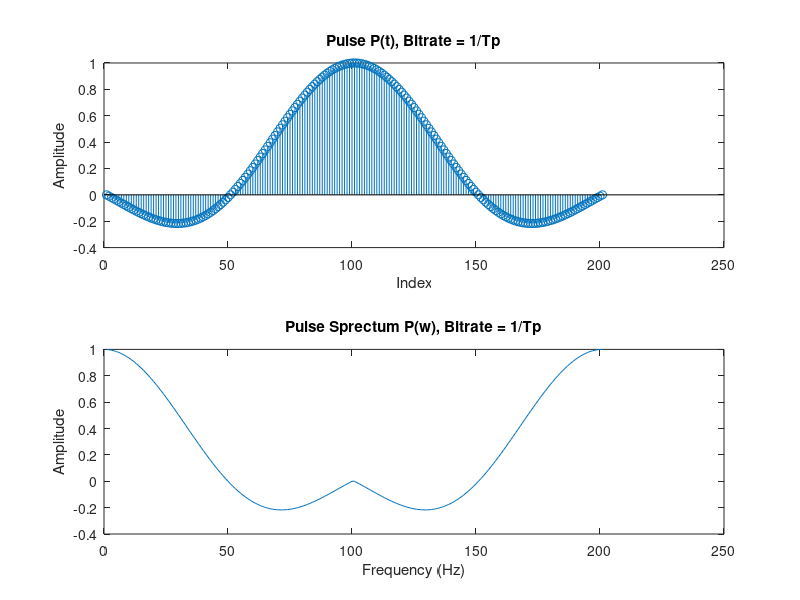
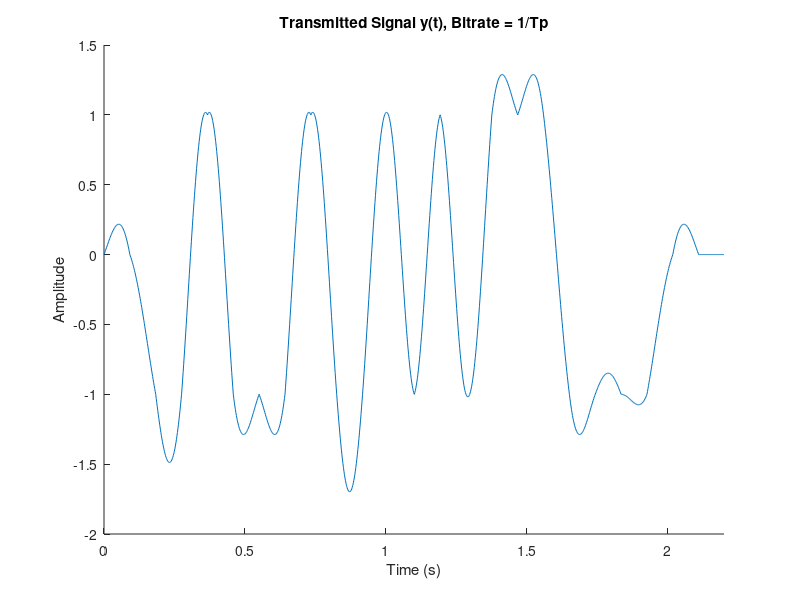
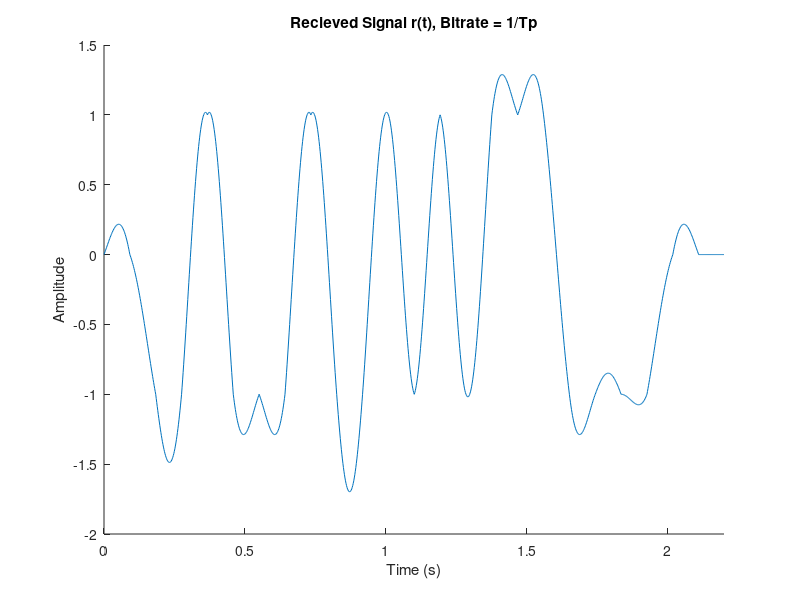
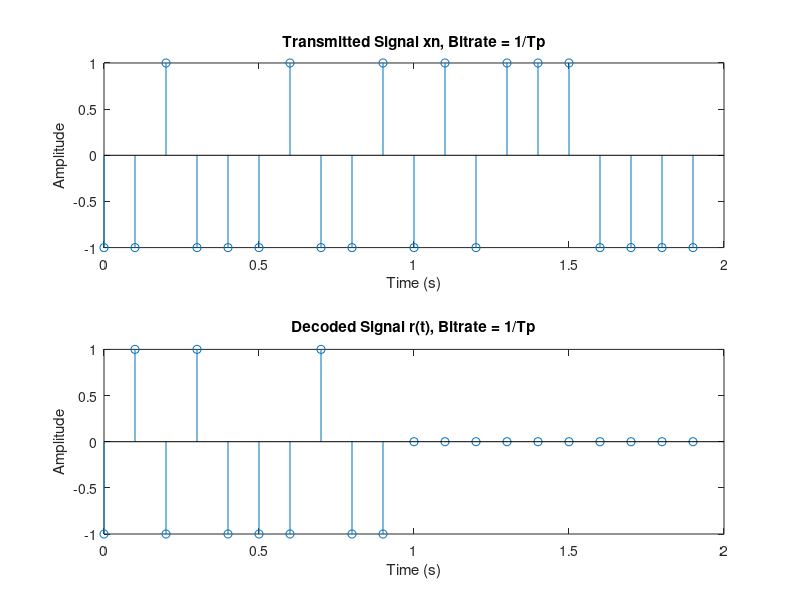

MATLAB code for these plots, in order: (Note: this script raises an error after producing the figures.)
%% Signals and Systems Matlab Homework #6
%% Introduction

%NOTE: THE FOLLOWING CODE IS NOT PART OF THE SUBMISSION BUT ACTS AS A
%HOLDING PLACE FOR PREVIOUSLY OMITTED CODE.
% * Author:                   Mack LaRosa, Will Burgess, Leela Srinivas
% * Class:                    ESE 351
% * Date:                     Created 4/12/2024, Last Edited 4/25/2024
%% Housekeeping
close all
clear
clc
%% Part  1: Create Binary PAM System
%% Generate Input Signal and Add Noise Factor, Bitrate = 1/Tp
Tp = 0.1; % Half pulse width
sample_period = Tp/50; % dt, pulse and recieve sample period
dt = sample_period;
sample_freq = 1/sample_period; % Frequency of pulse and recieve signal 

bit_rate = 1/(1 * Tp); %Fb, frequency of bits sent out
bit_period = 1/bit_rate; % Ts, Time between bits sent out
Ts = bit_period;

%  Generate Message
rect = ones(1,50);

pulse = 2 * conv(rect, rect);
%%
% replace pulse with sinc
t = -2*Ts:dt:2*Ts; % time vector
pulse = sinc(t/Ts);


pulse_fft = fftshift(pulse);

N = 20;

maxTime = N * bit_period;

xn = 2 * ((rand(1, N) > 0.5) - 0.5);
a = 0;
imp_train = zeros(1,N * bit_period * sample_freq);
for k = 1:length(imp_train)
    if mod(k - 1, sample_freq * bit_period) == 0
    a = a + 1;
    imp_train(k) = xn(a);
    else
    imp_train(k) = 0;    
    end
end
sampleTimes = 0:sample_period:(N*bit_period)-sample_period;


% Mack is a Bitchass Hoe: finish generation with signal


y = conv(imp_train,pulse);
% figure, subplot (2,1,1),plot(y)
% subplot(2,1,2),stem(xn)

sigma = 0;
noise = sigma * max(y) * randn(1,length(y));
r = y + (noise * sigma);

%figure,plot(r)
%% Part f:  Create various outputs

% i, p(t), p(w)
figure, hold on
subplot(2,1,1);
stem(pulse)
ylabel('Amplitude')
xlabel('Index')
title('Pulse P(t), Bitrate = 1/Tp')

subplot(2,1,2)
plot(pulse_fft)
ylabel('Amplitude')
xlabel('Frequency (Hz)')
title('Pulse Sprectum P(w), Bitrate = 1/Tp')
hold off

times = linspace(0, maxTime + 2 * Tp, length(y));

% ii, y(t)
figure, hold on
plot(times, y)
xlim([0 maxTime + 2 * Tp]);
ylabel('Amplitude')
xlabel('Time (s)')
title('Transmitted Signal y(t), Bitrate = 1/Tp')
hold off

% iii, r(t)
figure, hold on
plot(times,r)
xlim([0 maxTime + 2 * Tp]);
ylabel('Amplitude')
xlabel('Time (s)')
title('Recieved Signal r(t), Bitrate = 1/Tp')
hold off

% iv, Sent Messave vs. decoded message
times_sent = 0:bit_period:maxTime-bit_period;
figure, hold on
subplot(2,1,1)
stem(times_sent,xn)
ylabel('Amplitude')
xlabel('Time (s)')
title('Transmitted Signal xn, Bitrate = 1/Tp')
subplot(2,1,2)

filtered = conv(r,pulse);
decoded = zeros(1, N);

a = 0;
pulselen = length(pulse);
filterlen = length(filtered);

factor = 1/(bit_rate * Tp); % find factor relating Ts and Tp, use that to modify pulselen
% please name this something other than factor

for i = pulselen + 1:(pulselen * factor + mod(factor, 2))/2:filterlen-pulselen * factor - 1
    a = a + 1;
    if(filtered(i) > 0)
        decoded(a) = 1;
    else
       decoded(a) = -1;
    end
end

stem(times_sent,decoded);
ylabel('Amplitude')
xlabel('Time (s)')
title('Decoded Signal r(t), Bitrate = 1/Tp')
hold off

error = (sum(xn ~= decoded)/length(decoded)); 
SNR = (sum(y.^2))/(sum(noise.^2));

disp(['Bitrate: ' ,num2str(bit_rate), ' bits/second'])
disp(['Standard Deviation: ' , num2str(sigma)])
disp(['SNR: ' , num2str(SNR)])
disp(['Error: ' ,num2str(error),' percent'])

%% Generate Variable length Sinc Function

%% demo - Sinc pulse shape
Ts = .1; % symbol period (rate 1/Ts)
dt = .01; % sample period
t = -5*Ts:dt:5*Ts; % time vector
x = sinc(t/Ts); % define sinc, note Matlab convention sinc(x) = sin(pi*x)/(pi*x)
figure
subplot(2,1,1), plot(t,x)
xlabel('time (s)'), ylabel('x(t)'), title('Truncated sinc')
fs = 1/dt; % sample frequency
Nfft = 1024; % length of fft
f = [0:fs/Nfft:fs-fs/Nfft];
subplot(2,1,2), plot(f,abs(fft(x,Nfft)))
xlabel('frequency (Hz)'), ylabel('|X(j\omega)|')

pulse_sinc = x;

%%
[r, xn, decoded] = poopFunc(pulse, 1);
figure, plot(r)

figure, subplot(2,1,1),stem(xn)
subplot(2,1,2),stem(decoded)

%% Run Communication System For Different Bit Sent Values - Sinc Pulse Shape
frequencies = [20,30,40];
simlength = 100;
sigma = 0.5;
internal_avg_length = 10;
error_avg = zeros(simlength,1);
Ts = 10;

N_vals = zeros(simlength,1);

for i = 1:simlength
internal_avg = zeros(internal_avg_length,1);
%  Generate new pulse shape with new Ts

N = 9 + (i);
N_vals(i) = N;
for j = 1:internal_avg_length

[~,error_1,error_2,error_3] = ComSys(pulse_sinc_time,frequencies,sigma,N);

internal_avg(j) = (error_1 + error_2 + error_3)/3;
end
% Calculate average error for each simulation in percent
error_avg(i) = sum(internal_avg) / length(internal_avg);
end

%generate regression line
p = polyfit(N_vals, error_avg, 6);
xfit = linspace(min(N_vals),max(N_vals),simlength);
yfit = polyval(p, xfit);

figure, hold on
scatter(N_vals,error_avg, 'filled'), xlabel('Number of Bits Transmitted'),ylabel('Average Error Rate (%)')
grid on
plot((xfit),yfit, 'r', 'linewidth', 2)
title('Simulation of Various Numbers of Bits Transmitted Over Three Channels')
legend('Simulation Datapoints', 'Regression Line', 'location', 'southeast')
hold off, grid off